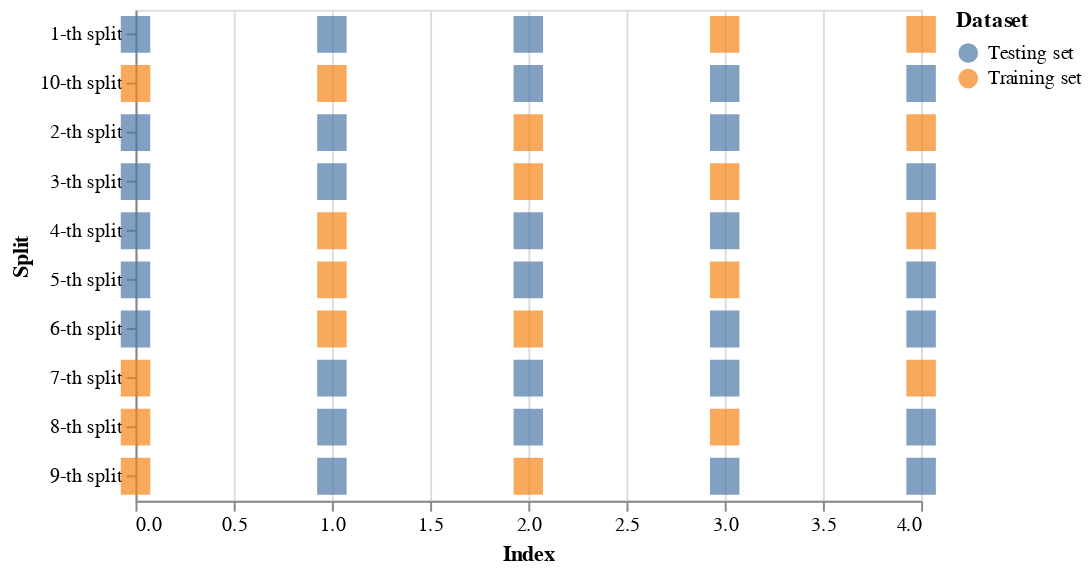

Notebook code for this chart:
### Markdown cell above
## Leave-*P*-Out

Leave-Out-Out CV의 보다 일반적인 방법인 [sklearn.model_selection.LeavePOut](https://scikit-learn.org/stable/modules/generated/sklearn.model_selection.LeavePOut.html#sklearn.model_selection.LeavePOut)도 해보자.

### Code cell
import numpy as np
from sklearn.datasets import make_classification
from sklearn.model_selection import LeavePOut


X, y = make_classification(
    n_samples=5, # 총 샘플 개수
    n_features=2, # 특성값 수
    n_redundant=0, # 다중공선성을 가지는 특성값 수
    n_clusters_per_class=1, # 레이블 값 별 데이터 군집의 수
    weights=[0.5, 0.5], # 레이블 값 비율
    flip_y=0, # 레이블 값에 적용할 노이즈 비율
    random_state=42
)

splitter = LeavePOut(
    p=3
)
chart, stat = vis_and_stats(splitter, X, y, tick_options=dict(thickness=15))
display(chart)
display(stat)

### Figure 1 — Vega-Lite specification as saved in the notebook (floating-point values rounded to 4 significant figures)
{"config": {"view": {"continuousWidth": 400, "continuousHeight": 300}}, "data": {"name": "data-c7cd48644c9fe52167acd504149f296b"}, "mark": {"type": "tick", "bandSize": 20, "thickness": 15}, "encoding": {"color": {"field": "Dataset", "type": "nominal"}, "x": {"field": "Index", "type": "quantitative"}, "y": {"field": "Split", "type": "ordinal"}}, "height": 250, "$schema": "https://vega.github.io/schema/vega-lite/v4.17.0.json", "datasets": {"data-c7cd48644c9fe52167acd504149f296b": [{"Index": 3, "Dataset": "Training set", "Split": "1-th split"}, {"Index": 4, "Dataset": "Training set", "Split": "1-th split"}, {"Index": 0, "Dataset": "Testing set", "Split": "1-th split"}, {"Index": 1, "Dataset": "Testing set", "Split": "1-th split"}, {"Index": 2, "Dataset": "Testing set", "Split": "1-th split"}, {"Index": 2, "Dataset": "Training set", "Split": "2-th split"}, {"Index": 4, "Dataset": "Training set", "Split": "2-th split"}, {"Index": 0, "Dataset": "Testing set", "Split": "2-th split"}, {"Index": 1, "Dataset": "Testing set", "Split": "2-th split"}, {"Index": 3, "Dataset": "Testing set", "Split": "2-th split"}, {"Index": 2, "Dataset": "Training set", "Split": "3-th split"}, {"Index": 3, "Dataset": "Training set", "Split": "3-th split"}, {"Index": 0, "Dataset": "Testing set", "Split": "3-th split"}, {"Index": 1, "Dataset": "Testing set", "Split": "3-th split"}, {"Index": 4, "Dataset": "Testing set", "Split": "3-th split"}, {"Index": 1, "Dataset": "Training set", "Split": "4-th split"}, {"Index": 4, "Dataset": "Training set", "Split": "4-th split"}, {"Index": 0, "Dataset": "Testing set", "Split": "4-th split"}, {"Index": 2, "Dataset": "Testing set", "Split": "4-th split"}, {"Index": 3, "Dataset": "Testing set", "Split": "4-th split"}, {"Index": 1, "Dataset": "Training set", "Split": "5-th split"}, {"Index": 3, "Dataset": "Training set", "Split": "5-th split"}, {"Index": 0, "Dataset": "Testing set", "Split": "5-th split"}, {"Index": 2, "Dataset": "Testing set", "Split": "5-th split"}, {"Index": 4, "Dataset": "Testing set", "Split": "5-th split"}, {"Index": 1, "Dataset": "Training set", "Split": "6-th split"}, {"Index": 2, "Dataset": "Training set", "Split": "6-th split"}, {"Index": 0, "Dataset": "Testing set", "Split": "6-th split"}, {"Index": 3, "Dataset": "Testing set", "Split": "6-th split"}, {"Index": 4, "Dataset": "Testing set", "Split": "6-th split"}, {"Index": 0, "Dataset": "Training set", "Split": "7-th split"}, {"Index": 4, "Dataset": "Training set", "Split": "7-th split"}, {"Index": 1, "Dataset": "Testing set", "Split": "7-th split"}, {"Index": 2, "Dataset": "Testing set", "Split": "7-th split"}, {"Index": 3, "Dataset": "Testing set", "Split": "7-th split"}, {"Index": 0, "Dataset": "Training set", "Split": "8-th split"}, {"Index": 3, "Dataset": "Training set", "Split": "8-th split"}, {"Index": 1, "Dataset": "Testing set", "Split": "8-th split"}, {"Index": 2, "Dataset": "Testing set", "Split": "8-th split"}, {"Index": 4, "Dataset": "Testing set", "Split": "8-th split"}, {"Index": 0, "Dataset": "Training set", "Split": "9-th split"}, {"Index": 2, "Dataset": "Training set", "Split": "9-th split"}, {"Index": 1, "Dataset": "Testing set", "Split": "9-th split"}, {"Index": 3, "Dataset": "Testing set", "Split": "9-th split"}, {"Index": 4, "Dataset": "Testing set", "Split": "9-th split"}, {"Index": 0, "Dataset": "Training set", "Split": "10-th split"}, {"Index": 1, "Dataset": "Training set", "Split": "10-th split"}, {"Index": 2, "Dataset": "Testing set", "Split": "10-th split"}, {"Index": 3, "Dataset": "Testing set", "Split": "10-th split"}, {"Index": 4, "Dataset": "Testing set", "Split": "10-th split"}]}}
